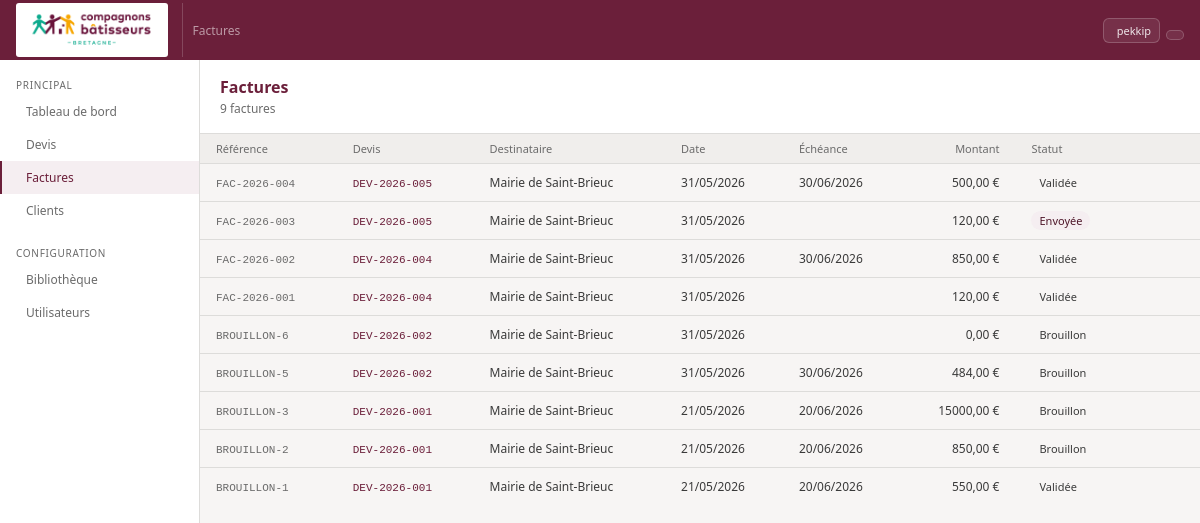
The app's page /factures/ (signed in) with its own data.
### core/models.py (models this page shows, shortened)
class ParametresAssociation(models.Model):
    nom = models.CharField(max_length=200, default='Compagnons Bâtisseurs Bretagne')
    siret = models.CharField(max_length=50, blank=True)
    ape = models.CharField(max_length=20, blank=True)
    forme_juridique = models.CharField(
        max_length=100, blank=True, default='Association loi 1901'
    )
    adresse = models.TextField(blank=True)
    email = models.EmailField(blank=True)
    telephone = models.CharField(max_length=50, blank=True)
    site_web = models.URLField(blank=True)
    logo = models.ImageField(
        upload_to='logo/', null=True, blank=True
    )
    couleur_principale = models.CharField(
        max_length=7, default='#6B1F3A',
        help_text="Code hexadécimal ex: #6B1F3A"
    )
    couleur_secondaire = models.CharField(
        max_length=7, default='#2BBFA4',
        help_text="Code hexadécimal ex: #2BBFA4"
    )
    couleur_accent = models.CharField(
        max_length=7, default='#E8A020',
        help_text="Code hexadécimal ex: #E8A020"
    )
    slogan = models.CharField(
        max_length=200, blank=True,
        default='La solidarité, un chantier à partager'
    )
    class Meta:
        verbose_name = 'Paramètres association'
    @classmethod
    def get(cls):
        obj, _ = cls.objects.get_or_create(pk=1)
        return obj

class Facture(models.Model):
    TYPE_DOC_CHOICES = [
        ('facture', 'Facture'),
        ('acompte', "Facture d'acompte"),
        ('appel', "Facture d'appel convention"),
        ('avoir',   'Avoir'),
    ]
    STATUS_CHOICES = [
        ('draft',     'Brouillon'),
        ('validated', 'Validée'),
        ('sent',      'Envoyée'),
        ('paid',      'Payée'),
        ('cancelled', 'Annulée'),
    ]
    numero = models.CharField(
        max_length=50, unique=True, null=True, blank=True,
        help_text="Assigné automatiquement à la validation"
    )
    type_doc = models.CharField(
        max_length=10, choices=TYPE_DOC_CHOICES, default='facture'
    )
    devis = models.ForeignKey(
        Devis, on_delete=models.PROTECT, related_name='factures'
    )
    destinataire = models.CharField(max_length=200)
    montant = models.DecimalField(
        max_digits=10, decimal_places=2, default=0
    )
    status = models.CharField(
        max_length=20, choices=STATUS_CHOICES, default='draft'
    )
    date_creation = models.DateField(auto_now_add=True)
    date_echeance = models.DateField(null=True, blank=True)
    date_versement = models.DateField(
    null=True, blank=True,
    help_text="Date de versement de l'acompte (renseignée sur la facture normale)"
    )
    notes = models.TextField(blank=True)
    libelle = models.CharField(
        max_length=200, blank=True,
        help_text="Court libellé affiché dans le récapitulatif des factures précédentes"
    )
    conditions_facture = models.TextField(
        blank=True,
        help_text="Conditions de vente pour cette facture"
    )
    created_by = models.ForeignKey(
        User, on_delete=models.SET_NULL,
        null=True, related_name='factures_creees'
    )
    validated_by = models.ForeignKey(
        User, on_delete=models.SET_NULL,
        null=True, blank=True, related_name='factures_validees'
    )
    validated_at = models.DateTimeField(null=True, blank=True)
    bypass_validation = models.BooleanField(default=False)
    created_at = models.DateTimeField(auto_now_add=True)
    class Meta:
        ordering = ['-created_at']
        verbose_name = 'Facture'
    def get_reference(self):
        return self.numero or f"BROUILLON-{self.pk}"

class Devis(models.Model):
    STATUS_CHOICES = [
        ('draft',    'Brouillon'),
        ('sent',     'Envoyé'),
        ('accepted', 'Accepté'),
        ('refused',  'Refusé'),
        ('expired',  'Expiré'),
    ]
    reference = models.CharField(max_length=50, unique=True)
    client = models.ForeignKey(
        Client, on_delete=models.PROTECT, related_name='devis'
    )
    equipe = models.ForeignKey(
        Equipe, on_delete=models.SET_NULL,
        null=True, blank=True, related_name='devis'
    )
    chantier = models.CharField(max_length=300)
    chantier_adresse1 = models.CharField(max_length=200, blank=True)
    chantier_adresse2 = models.CharField(max_length=200, blank=True)
    chantier_cp = models.CharField(max_length=10, blank=True)
    chantier_ville = models.CharField(max_length=100, blank=True)
    status = models.CharField(
        max_length=20, choices=STATUS_CHOICES, default='draft'
    )
    date_creation = models.DateField(auto_now_add=True)
    date_validite = models.DateField(null=True, blank=True)
    taux_mo = models.DecimalField(
        max_digits=6, decimal_places=2, default=46.00
    )
    notes = models.TextField(blank=True)
    conditions_devis = models.TextField(
        blank=True,
        help_text="Conditions de vente pour ce devis (copié depuis les préférences à la création)"
    )
    fin_group_title = models.CharField(
        max_length=100, default='Financements',
        help_text="Titre du groupe de financements"
    )
    created_by = models.ForeignKey(
        User, on_delete=models.SET_NULL,
        null=True, related_name='devis_crees'
    )
    created_at = models.DateTimeField(auto_now_add=True)
    updated_at = models.DateTimeField(auto_now=True)
    class Meta:
        ordering = ['-created_at']
        verbose_name = 'Devis'
        verbose_name_plural = 'Devis'

### core/views.py (the view)
# urls.py: path('factures/', views.factures_list, name='factures-list'),
@login_required
def factures_list(request):
    factures = Facture.objects.select_related(
        'devis', 'devis__client', 'devis__equipe'
    ).all()
    return render(request, 'core/factures_list.html', {'factures': factures})

### core/context_processors.py (called while the page is built)
def params_association(request):
    return {'params': ParametresAssociation.get()}

### core/templates/core/factures_list.html (shortened to what this page needs)
{% extends 'core/base.html' %}
{% block nav_factures %}active{% endblock %}
{% block topbar_title %}Factures{% endblock %}
{% block content %}
<div class="page-hd">
  <div><div class="page-title">Factures</div><div class="page-sub">{{ factures|length }} factures</div></div>
</div>
<div style="flex:1;overflow-y:auto">
  <table>
    <thead><tr>
      <th>Référence</th>
      <th>Devis</th>
      <th>Destinataire</th>
      <th>Date</th>
      <th>Échéance</th>
      <th class="num">Montant</th>
      <th>Statut</th>
      <th></th>
    </tr></thead>
    <tbody>
      {% for f in factures %}
      <tr>
        <td><span class="mono">{{ f.get_reference }}</span></td>
        <td>
          <a href="{% url 'core:devis-detail' f.devis.pk %}" style="color:var(--prune);font-family:var(--fm);font-size:11px">
            {{ f.devis.reference }}
          </a>
        </td>
        <td>{{ f.destinataire }}</td>
        <td>{{ f.date_creation|date:"d/m/Y" }}</td>
        <td>{{ f.date_echeance|date:"d/m/Y" }}</td>
        <td class="num">{{ f.montant|floatformat:2 }} €</td>
        <td>
          <span class="badge b-f{{ f.status }}">{{ f.get_status_display }}</span>
        </td>
        <td style="text-align:right">
          {% if f.status == 'draft' %}
          <form method="post" action="{% url 'core:facture-valider' f.pk %}" style="display:inline">
            <button type="submit" class="ico-btn" title="Valider"></button>
          </form>
          {% elif f.status == 'validated' %}
          <form method="post" action="{% url 'core:facture-status' f.pk %}" style="display:inline">
            <button type="submit" class="ico-btn" style="color:var(--teal-dk)" title="Marquer envoyée"></button>
          </form>
          {% elif f.status == 'sent' %}
          <form method="post" action="{% url 'core:facture-status' f.pk %}" style="display:inline">
            <button type="submit" class="ico-btn" style="color:#3B6D11" title="Marquer payée"></button>
          </form>
          {% endif %}
          <a href="{% url 'core:devis-detail' f.devis.pk %}" class="ico-btn" title="Voir le devis"></a>
        </td>
      </tr>
      {% empty %}
      <tr><td colspan="8" style="text-align:center;padding:2rem;color:var(--gray-md)">
        Aucune facture.
      </td></tr>
      {% endfor %}
    </tbody>
  </table>
</div>
{% endblock %}

### core/templates/core/base.html (shortened to what this page needs)
<!DOCTYPE html>
<html lang="fr">
<head>
<link rel="stylesheet" href="https://cdn.jsdelivr.net/npm/@tabler/icons-webfont@3.19.0/dist/tabler-icons.min.css"/>
</head>
<body>
<div class="topbar">
  <a href="{% url 'core:dashboard' %}" class="logo-area">
    {% if params.logo %}
      <img src="{{ params.logo.url }}" alt="{{ params.nom }}" style="height:54px;width:auto;background:#fff;border-radius:3px;padding:2px 5px">
    {% endif %}
  </a>
  <div class="topbar-title">{% block topbar_title %}{% endblock %}</div>
  {% if request.user.is_authenticated %}
  <div class="topbar-actions">
    <a href="{% url 'core:profil' %}" class="btn btn-ghost btn-sm">
      {{ request.user.get_full_name|default:request.user.username }}
    </a>
    <form method="post" action="{% url 'core:logout' %}" style="display:inline">
      <button type="submit" class="btn btn-ghost btn-sm" title="Se déconnecter">
      </button>
    </form>
  </div>
  {% endif %}
</div>
<div class="body-wrap">
  <div class="sidebar">
    <div class="nav-sect">Principal</div>
    <a href="{% url 'core:dashboard' %}" class="nav-item {% block nav_dashboard %}{% endblock %}">Tableau de bord</a>
    <a href="{% url 'core:devis-list' %}" class="nav-item {% block nav_devis %}{% endblock %}">Devis</a>
    <a href="{% url 'core:factures-list' %}" class="nav-item {% block nav_factures %}{% endblock %}">Factures</a>
    <a href="{% url 'core:clients' %}" class="nav-item {% block nav_clients %}{% endblock %}">Clients</a>
    <div class="nav-sect">Configuration</div>
    <a href="{% url 'core:biblio' %}" class="nav-item {% block nav_biblio %}{% endblock %}">Bibliothèque</a>
    {% if request.user.is_authenticated %}
      {% with role=request.user.profil.role %}
        {% if role == 'admin' or role == 'responsable' %}
        <a href="{% url 'core:utilisateurs-list' %}" class="nav-item {% block nav_users %}{% endblock %}">
          Utilisateurs
        </a>
        {% endif %}
      {% endwith %}
    {% endif %}
  </div>
  <div class="main">
    {% block content %}{% endblock %}
  </div>
</div>
</body>
</html>

### core/templates/core/base.html (style rules this page uses)
:root { --prune:#6B1F3A;--prune-dk:#4E1529;--prune-lt:#F5EEF1;--prune-bd:#D4A3B5; --teal:#2BBFA4;--teal-dk:#1E9081;--teal-lt:#E8F8F5;--teal-bd:#9DE0D5; --amber:#E8A020;--amber-lt:#FDF3E1; --red:#C0392B;--red-lt:#FDECEB; --gray:#3A3A3A;--gray-md:#6B6B6B;--gray-lt:#F0EEEC;--gray-bd:#DDDCDA; --white:#fff;--bg:#F7F5F4; --f:'Segoe UI',system-ui,sans-serif;--fm:'Courier New',monospace; --r:6px; }
* { box-sizing:border-box;margin:0;padding:0 }
body { font-family:var(--f);font-size:13px;color:var(--gray);background:var(--bg);height:100vh;overflow:hidden;display:flex;flex-direction:column }
input,button,select,textarea { font-family:var(--f) }
button { cursor:pointer }
a { color:inherit;text-decoration:none }
.topbar { background:var(--prune);height:60px;display:flex;align-items:center;padding:0 1rem;gap:10px;flex-shrink:0;z-index:100 }
.logo-area { display:flex;align-items:center;gap:9px;padding-right:14px;border-right:1px solid rgba(255,255,255,.18);text-decoration:none }
.topbar-title { flex:1;font-size:12px;color:rgba(255,255,255,.55) }
.topbar-actions { display:flex;gap:6px;align-items:center }
.body-wrap { display:flex;flex:1;overflow:hidden }
.sidebar { width:200px;background:var(--white);border-right:1px solid var(--gray-bd);display:flex;flex-direction:column;flex-shrink:0;overflow-y:auto }
.main { flex:1;overflow:hidden;display:flex;flex-direction:column }
.nav-sect { font-size:10px;text-transform:uppercase;letter-spacing:.07em;color:var(--gray-md);padding:.9rem 1rem 3px;margin-top:4px }
.nav-item { display:flex;align-items:center;gap:8px;padding:8px 1rem;font-size:12px;color:var(--gray-md);border-left:2px solid transparent;text-decoration:none }
.nav-item.active { color:var(--prune);background:var(--prune-lt);border-left-color:var(--prune);font-weight:500 }
.btn { display:inline-flex;align-items:center;gap:5px;padding:5px 11px;font-size:12px;border-radius:var(--r);border:1px solid var(--gray-bd);background:transparent;color:var(--gray);cursor:pointer;text-decoration:none }
.btn-sm { padding:4px 8px;font-size:11px }
.btn-ghost { border-color:rgba(255,255,255,.2);background:rgba(255,255,255,.08);color:rgba(255,255,255,.88) }
.badge { display:inline-flex;align-items:center;gap:4px;padding:2px 8px;border-radius:99px;font-size:11px;font-weight:500 }
.b-fsent { background:var(--prune-lt);color:var(--prune-dk) }
table { width:100%;border-collapse:collapse;font-size:12px }
th { padding:7px 1rem;text-align:left;font-size:11px;font-weight:500;color:var(--gray-md);border-bottom:1px solid var(--gray-bd);background:var(--gray-lt);white-space:nowrap }
td { padding:9px 1rem;border-bottom:1px solid var(--gray-bd);vertical-align:middle }
tbody tr:last-child td { border-bottom:none }
.num { text-align:right;font-variant-numeric:tabular-nums }
.mono { font-family:var(--fm);font-size:11px;color:var(--gray-md) }
.page-hd { padding:1rem 1.25rem;background:var(--white);border-bottom:1px solid var(--gray-bd);display:flex;align-items:center;justify-content:space-between;flex-shrink:0 }
.page-title { font-size:16px;font-weight:600;color:var(--prune) }
.page-sub { font-size:12px;color:var(--gray-md);margin-top:2px }
.ico-btn { background:none;border:none;color:#BBBAB8;padding:3px 5px;border-radius:4px;display:inline-flex;align-items:center;font-size:14px;cursor:pointer }

### records on screen
ParametresAssociation: logo (picture)
Facture: get_reference "FAC-2026-004", devis.reference "DEV-2026-005", destinataire "Mairie de Saint-Brieuc", date_creation "31/05/2026", date_echeance "30/06/2026", montant "500,00", status "Validée"
Facture: get_reference "FAC-2026-003", devis.reference "DEV-2026-005", destinataire "Mairie de Saint-Brieuc", date_creation "31/05/2026", montant "120,00", status "Envoyée"
Facture: get_reference "FAC-2026-002", devis.reference "DEV-2026-004", destinataire "Mairie de Saint-Brieuc", date_creation "31/05/2026", date_echeance "30/06/2026", montant "850,00", status "Validée"
Facture: get_reference "FAC-2026-001", devis.reference "DEV-2026-004", destinataire "Mairie de Saint-Brieuc", date_creation "31/05/2026", montant "120,00", status "Validée"
Facture: get_reference "BROUILLON-6", devis.reference "DEV-2026-002", destinataire "Mairie de Saint-Brieuc", date_creation "31/05/2026", montant "0,00", status "Brouillon"
Facture: get_reference "BROUILLON-5", devis.reference "DEV-2026-002", destinataire "Mairie de Saint-Brieuc", date_creation "31/05/2026", date_echeance "30/06/2026", montant "484,00", status "Brouillon"
Facture: get_reference "BROUILLON-3", devis.reference "DEV-2026-001", destinataire "Mairie de Saint-Brieuc", date_creation "21/05/2026", date_echeance "20/06/2026", montant "15000,00", status "Brouillon"
Facture: get_reference "BROUILLON-2", devis.reference "DEV-2026-001", destinataire "Mairie de Saint-Brieuc", date_creation "21/05/2026", date_echeance "20/06/2026", montant "850,00", status "Brouillon"
Facture: get_reference "BROUILLON-1", devis.reference "DEV-2026-001", destinataire "Mairie de Saint-Brieuc", date_creation "21/05/2026", date_echeance "20/06/2026", montant "550,00", status "Validée"

### other values on screen
{{ request.user.get_full_name|default:request.user.username }} "pekkip"
{{ factures|length }} "9"
